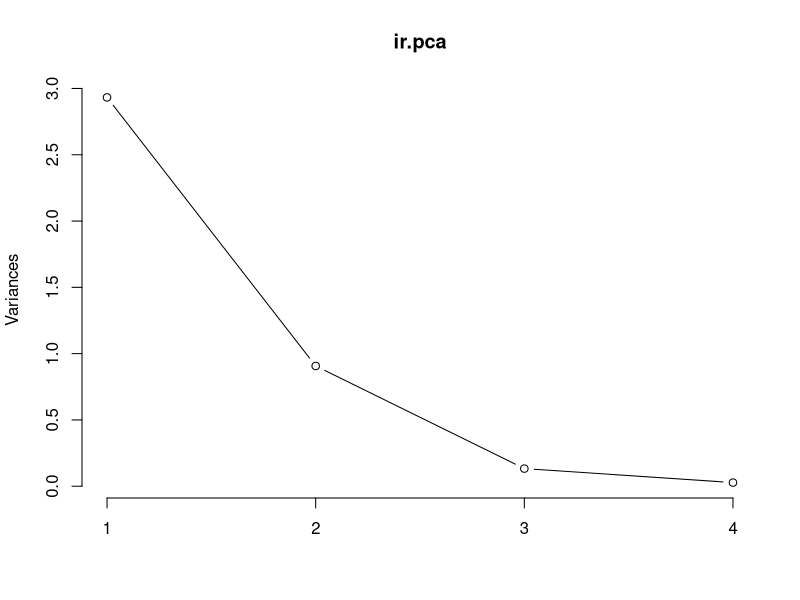
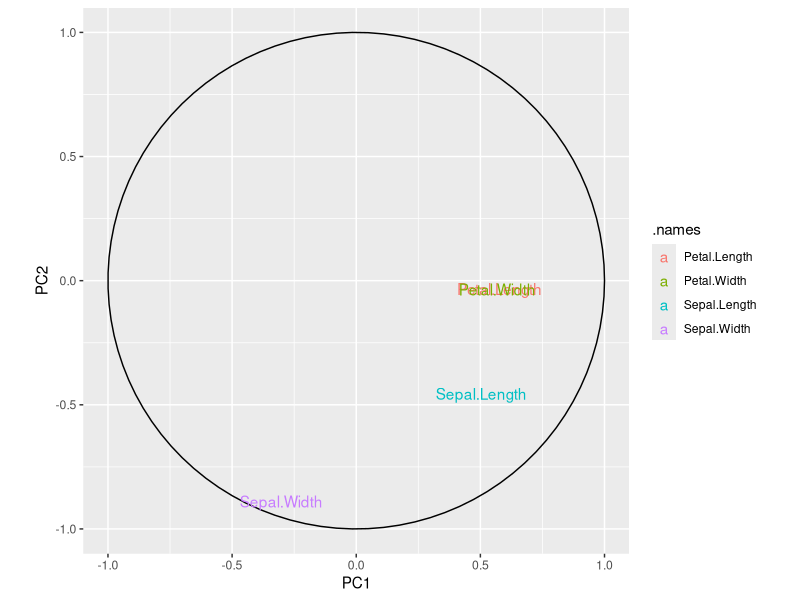

Here is the R script that generated these plots, in order:
rm(list = ls())

# Load data
data(iris)
head(iris, 3)

# log transform 
log.ir <- log(iris[, 1:4])
ir.species <- iris[, 5]

# apply PCA - scale. = TRUE is highly 
# advisable, but default is FALSE. 
ir.pca <- prcomp(log.ir,
                 center = TRUE,
                 scale. = TRUE)
# print method
print(ir.pca)

# plot method
plot(ir.pca, type = "l")

# summary method
summary(ir.pca)

# prediction
predict(ir.pca, 
        newdata=tail(log.ir, 2))

require(caret)
trans = preProcess(iris[,1:4], 
                   method=c("BoxCox", "center", 
                            "scale", "pca"))
PC = predict(trans, iris[,1:4])

require(ggplot2)

theta <- seq(0,2*pi,length.out = 100)
circle <- data.frame(x = cos(theta), y = sin(theta))
p <- ggplot(circle,aes(x,y)) + geom_path()

loadings <- data.frame(ir.pca$rotation, 
                       .names = row.names(ir.pca$rotation))
p + geom_text(data=loadings, 
              mapping=aes(x = PC1, y = PC2, label = .names, colour = .names)) +
  coord_fixed(ratio=1) +
  labs(x = "PC1", y = "PC2")
